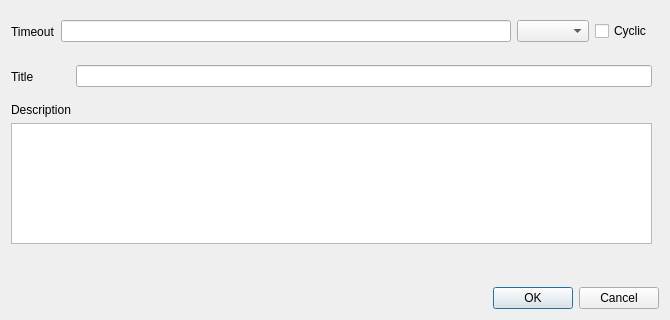
<?xml version="1.0" encoding="UTF-8"?>
<ui version="4.0">
 <class>AddReminderDialog</class>
 <widget class="QDialog" name="AddReminderDialog">
  <property name="geometry">
   <rect>
    <x>0</x>
    <y>0</y>
    <width>670</width>
    <height>320</height>
   </rect>
  </property>
  <property name="minimumSize">
   <size>
    <width>670</width>
    <height>320</height>
   </size>
  </property>
  <property name="maximumSize">
   <size>
    <width>670</width>
    <height>320</height>
   </size>
  </property>
  <property name="windowTitle">
   <string>Dialog</string>
  </property>
  <layout class="QVBoxLayout" name="verticalLayout_2">
   <item>
    <widget class="QWidget" name="widget" native="true">
     <widget class="QWidget" name="horizontalLayoutWidget">
      <property name="geometry">
       <rect>
        <x>0</x>
        <y>0</y>
        <width>641</width>
        <height>41</height>
       </rect>
      </property>
      <layout class="QHBoxLayout" name="horizontalLayout">
       <item>
        <widget class="QLabel" name="label">
         <property name="text">
          <string>Timeout</string>
         </property>
        </widget>
       </item>
       <item>
        <widget class="QLineEdit" name="lineEdit"/>
       </item>
       <item>
        <widget class="QComboBox" name="comboBox"/>
       </item>
       <item>
        <widget class="QCheckBox" name="checkBox">
         <property name="layoutDirection">
          <enum>Qt::LeftToRight</enum>
         </property>
         <property name="text">
          <string>Cyclic</string>
         </property>
        </widget>
       </item>
      </layout>
     </widget>
     <widget class="QWidget" name="horizontalLayoutWidget_2">
      <property name="geometry">
       <rect>
        <x>0</x>
        <y>40</y>
        <width>641</width>
        <height>51</height>
       </rect>
      </property>
      <layout class="QHBoxLayout" name="horizontalLayout_2">
       <item>
        <widget class="QLabel" name="label_2">
         <property name="sizePolicy">
          <sizepolicy hsizetype="Preferred" vsizetype="Preferred">
           <horstretch>0</horstretch>
           <verstretch>0</verstretch>
          </sizepolicy>
         </property>
         <property name="frameShape">
          <enum>QFrame::NoFrame</enum>
         </property>
         <property name="text">
          <string>Title</string>
         </property>
         <property name="margin">
          <number>0</number>
         </property>
         <property name="indent">
          <number>-1</number>
         </property>
        </widget>
       </item>
       <item>
        <widget class="QLineEdit" name="lineEdit_2">
         <property name="sizePolicy">
          <sizepolicy hsizetype="Expanding" vsizetype="Fixed">
           <horstretch>0</horstretch>
           <verstretch>0</verstretch>
          </sizepolicy>
         </property>
         <property name="maximumSize">
          <size>
           <width>576</width>
           <height>16777215</height>
          </size>
         </property>
        </widget>
       </item>
      </layout>
     </widget>
     <widget class="QWidget" name="verticalLayoutWidget_2">
      <property name="geometry">
       <rect>
        <x>0</x>
        <y>92</y>
        <width>641</width>
        <height>141</height>
       </rect>
      </property>
      <layout class="QVBoxLayout" name="verticalLayout_3">
       <item>
        <widget class="QLabel" name="label_3">
         <property name="text">
          <string>Description</string>
         </property>
        </widget>
       </item>
       <item>
        <widget class="QTextEdit" name="textEdit"/>
       </item>
      </layout>
     </widget>
    </widget>
   </item>
   <item>
    <widget class="QDialogButtonBox" name="buttonBox">
     <property name="standardButtons">
      <set>QDialogButtonBox::Cancel|QDialogButtonBox::Ok</set>
     </property>
    </widget>
   </item>
  </layout>
 </widget>
 <resources/>
 <connections/>
</ui>
